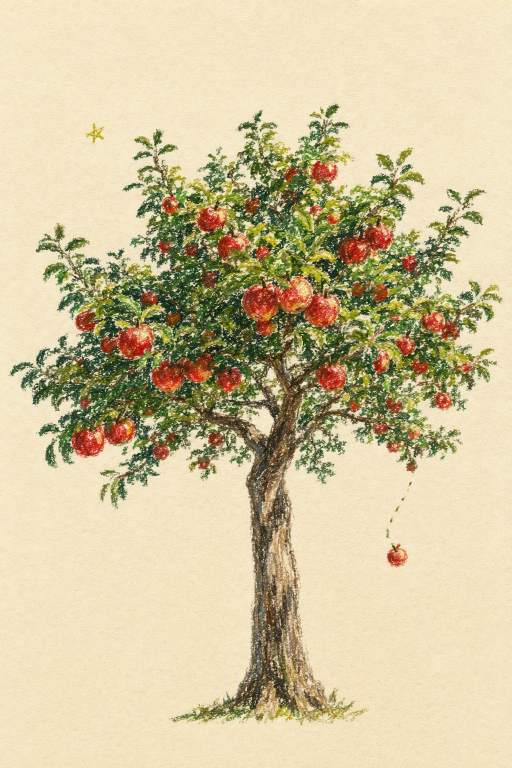
#> input picture assets/img/tree/tree-full.png, 1024 x 1536 px, found by its file name (shown at 1/2 size)
$ python inspect_trunk_coords.py
#> lines starting #> are read from the running program, lines starting #| are printed output that depends on the picture; after the words box and inside, x2 and y2 are one past the last pixel; in counts of white or black regions, pixels touching at a corner belong together
from PIL import Image
import numpy as np

im = Image.open("/Users/yunllly/Desktop/the-falling-apple/assets/img/tree/tree-full.png")
#> im is the input picture: PIL image 1024x1536 RGB; mean R, G, B 207.6, 194.5, 157.2
arr = np.array(im)
bg = np.array([244, 229, 197], dtype=np.float32)
diff = np.abs(arr.astype(np.float32) - bg).sum(axis=-1)
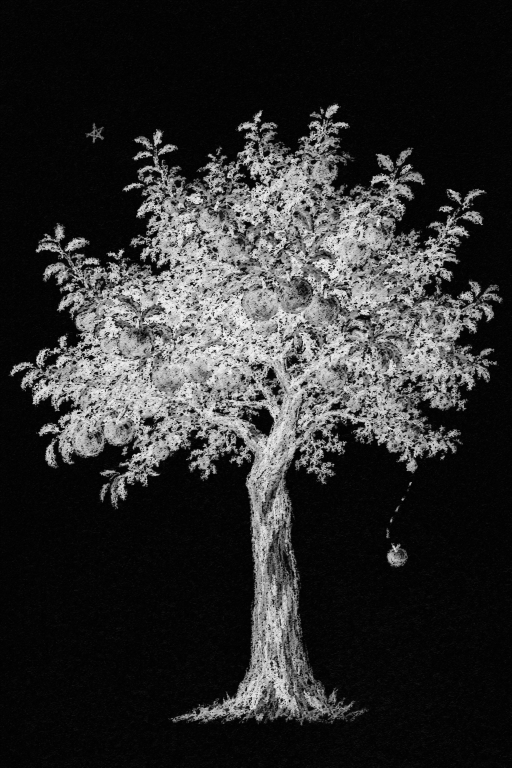
#> diff: shape (1536, 1024) float32 (shown at 1/2 size); min 0, max 635, mean 116.9; drawn with min black and max white
mask = diff > 30
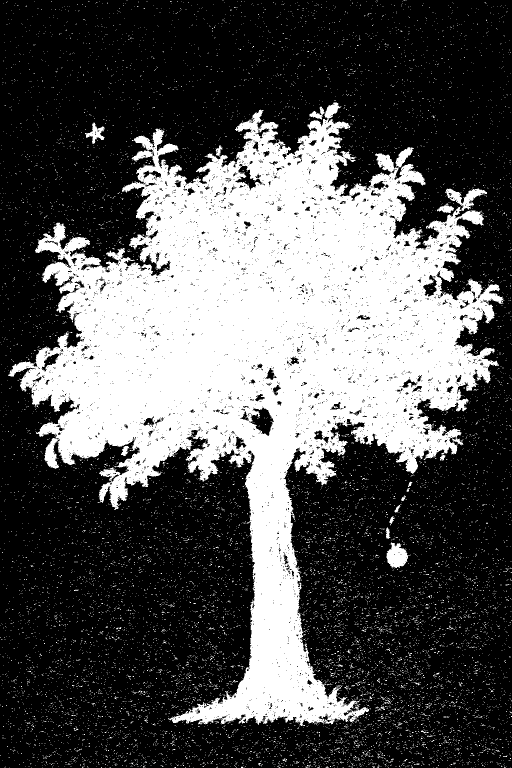
#> mask: shape (1536, 1024) bool (shown at 1/2 size); 33.5% white; 13457 white regions (13427 under 20 px), largest, box (x1, y1, x2, y2) and area: (16, 205, 1008, 1452) 496634, (773, 1085, 816, 1136) 1499, (170, 245, 209, 288) 659

for y in range(800, 1500, 100):
    row_mask = mask[y:y+50]
    indices = np.where(row_mask)
    if len(indices[1]) > 0:
        x_min, x_max = indices[1].min(), indices[1].max()
        x_center = int(np.median(indices[1]))
        print(f"y={y:4d}..{y+50:4d}: trunk x span=[{x_min:4d}, {x_max:4d}], center={x_center:4d}, width={x_max-x_min:4d}")
#> this loop made 7 passes
#> (indices, x_min, x_max, x_center) on passes 1 to 7: (34903 positions, rows 0 to 49, columns 1 to 1022, 1, 1022, 479), (18659 positions, rows 0 to 49, columns 8 to 1022, 8, 1022, 482), (5606 positions, rows 0 to 49, columns 3 to 1022, 3, 1022, 541), (6705 positions, rows 0 to 49, columns 1 to 1023, 1, 1023, 560), (6689 positions, rows 0 to 49, columns 3 to 1023, 3, 1023, 554), (8082 positions, rows 0 to 49, columns 1 to 1020, 1, 1020, 560), (15058 positions, rows 0 to 49, columns 1 to 1023, 1, 1023, 547)
#| y= 800.. 850: trunk x span=[   1, 1022], center= 479, width=1021
#| y= 900.. 950: trunk x span=[   8, 1022], center= 482, width=1014
#| y=1000..1050: trunk x span=[   3, 1022], center= 541, width=1019
#| y=1100..1150: trunk x span=[   1, 1023], center= 560, width=1022
#| y=1200..1250: trunk x span=[   3, 1023], center= 554, width=1020
#| y=1300..1350: trunk x span=[   1, 1020], center= 560, width=1019
#| y=1400..1450: trunk x span=[   1, 1023], center= 547, width=1022
#> pass 1, `row_mask = mask[y:y+50]`:
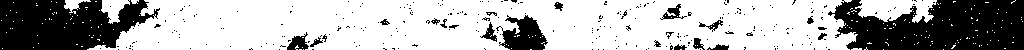
#> row_mask: shape (50, 1024) bool; 68.2% white; 259 black regions (237 under 20 px), largest, box (x1, y1, x2, y2) and area: (828, 0, 1024, 50) 7572, (0, 0, 160, 50) 5949, (496, 15, 548, 50) 1077
#> pass 2, `row_mask = mask[y:y+50]`:
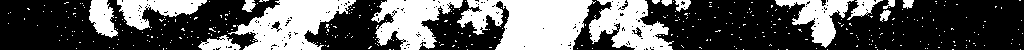
#> row_mask: shape (50, 1024) bool; 36.4% white; 359 white regions (343 under 20 px), largest, box (x1, y1, x2, y2) and area: (457, 0, 596, 50) 4797, (228, 0, 356, 50) 3458, (371, 0, 463, 50) 2559
#> pass 3, `row_mask = mask[y:y+50]`:
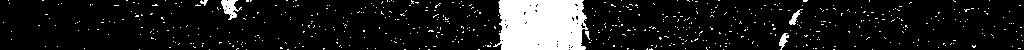
#> row_mask: shape (50, 1024) bool; 10.9% white; 557 white regions (551 under 20 px), largest, box (x1, y1, x2, y2) and area: (493, 0, 588, 50) 4133, (221, 0, 242, 20) 214, (779, 33, 789, 50) 85, (789, 9, 803, 25) 80, (200, 0, 208, 6) 26, (585, 31, 590, 40) 23
#> after the loop:
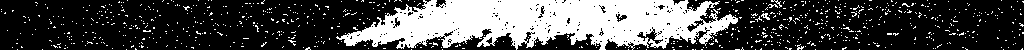
#> row_mask: shape (50, 1024) bool; 29.4% white; 775 white regions (770 under 20 px), largest, box (x1, y1, x2, y2) and area: (336, 0, 738, 50) 13190, (761, 13, 770, 20) 32, (771, 0, 782, 8) 24, (797, 44, 804, 50) 21, (768, 4, 778, 8) 20
